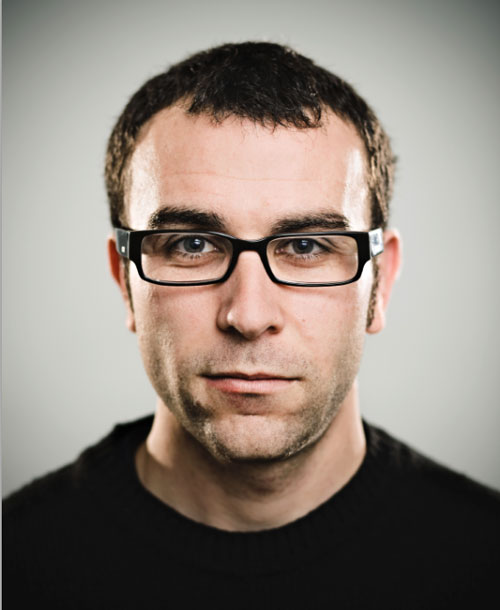
#> input picture portrait.jpg, 500 x 610 px
$ python portrait_words.py -f portrait.jpg   (Python 2 division)
#> lines starting #> are read from the running program, lines starting #| are printed output that depends on the picture
import os
import optparse
import math

from PIL import Image

GRAY = (127, 127, 127)
BLACK = (0, 0, 0)
WHITE = (255, 255, 255)
RED = (255, 0, 0)

def main():
    """
    Retrieves file entered, manipulates it and saves a copy with a new name
    """
    # Parse options
    parser = optparse.OptionParser()
    parser.add_option(
        "-f",
        dest="filename",
        help="Picture to modify",
        metavar="FILE"
    )
    (opts, args) = parser.parse_args()

    # Give user feedback if they forget an option and exit
    mandatory_options = ['filename']
    for option in mandatory_options:
        if not opts.__dict__[option]:
            print "Mandatory option is missing\n"
            parser.print_help()
            exit(-1)

    full_filename =  opts.filename
    if full_filename != None:
        try:
            print 'Beginning portrait word transform...'
            image_data = Image.open(full_filename)
#> image_data is the input picture: PIL image 500x610 RGB; mean R, G, B 140.4, 130, 121.4
            new_image_data = wordize(image_data)
            name = safe_save(full_filename, new_image_data, force_png=True)
            print 'Portrait word transform saved to {0}'.format(name)
        except IOError:
            print "Can not modify " + full_filename
    else:
        print 'Must enter photo in this directory'

def wordize(image_data):
    posterized = black_posterize(image_data)
    transparent = color_to_transparent(posterized, RED, 10)
    text_img = Image.open('output_modified.png')
    output_img = combine_with_mask(transparent, text_img, transparent)
###    transparent_to_color(output_img, WHITE)
    gradient_fill(
        gradient_func_factory(
            (255, 215, 0),
            (178, 34, 34),
            output_img.size
        ),
        output_img
    )
    return output_img

# [62 lines left out: functions combine_with_mask, grayscale_modify, transparent_to_color, not called in this run]

def black_posterize(image):
    '''
    Posterizes an image such that light pixels are rendered red.
    Returns a new image.
    '''
    copy_image = Image.new(image.mode, image.size, (255, 0, 0))
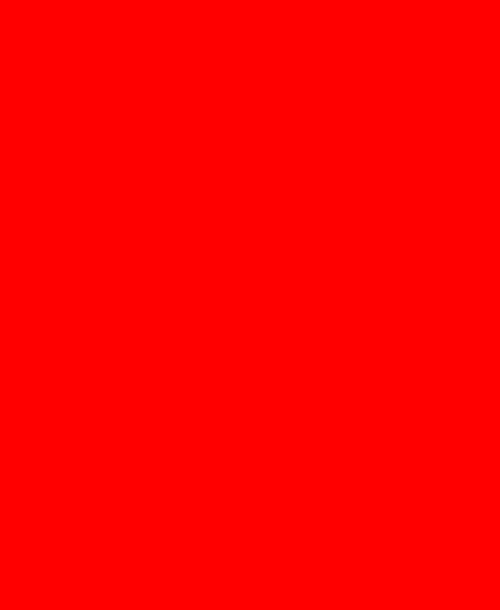
#> copy_image: PIL image 500x610 RGB; mean R, G, B 255, 0, 0
    width, height = copy_image.size
#> width = 500; height = 610
    pixels = image.load()
    copy_pixels = copy_image.load()
    for i in range(width):
        for j in range(height):
            r, g, b = pixels[i, j]
            new_color = split_black_gray(r, g, b)
            if new_color != (r, g, b):
                copy_pixels[i, j] = new_color
#> in wordize, `posterized = black_posterize(image_data)`:
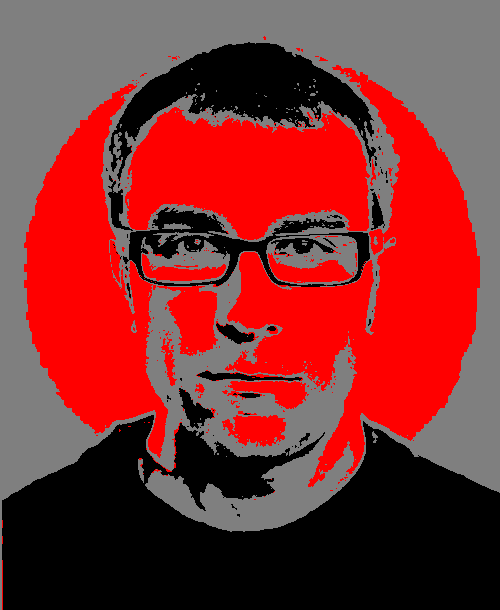
#> posterized: PIL image 500x610 RGB; mean R, G, B 131.1, 48.3, 48.3
    return copy_image

def split_black_gray(red_val, green_val, blue_val):
    '''
    Takes red green and blue values and splits them
    into either black, gray or origional
    returns a tuple of the form (red, green, blue)
    '''
    gray_lower_threshold = 50
    gray_upper_threshold = 200
    black_threshold = 100
    if ((red_val > gray_lower_threshold and red_val < gray_upper_threshold) and
          (green_val > gray_lower_threshold and green_val < gray_upper_threshold) and
          (blue_val > gray_lower_threshold and blue_val < gray_upper_threshold)):
        # TODO make all colors constants at top
        color = GRAY
    elif (red_val < black_threshold and
          green_val < black_threshold and
          blue_val < black_threshold):
        # TODO make all colors constants at top
        color = BLACK
    else:
        color = (red_val, green_val, blue_val)
    return color

# Inverts an image. This operation is done in place and does not return
# a new image.
# @author Sean Gillespie
# [7 lines left out: function invert, not called in this run]

# Given the input image, this method changes all pixels with the exact color
# in the parameters to be transparent. The threshold is required because
# exact colors don't always happen, which is bizarre...
# @author Sean Gillespie
def color_to_transparent(img, color, threshold):
#> called with color = (255, 0, 0), threshold = 10
    converted_img = img.convert('RGBA') # allow manipulation of alpha
    pixels = converted_img.load()
    width, height = converted_img.size
    for x in range(width):
        for y in range(height):
            diff = (
                pixels[x, y][0] - color[0],
                pixels[x, y][1] - color[1],
                pixels[x, y][2] - color[2]
            )
            if (abs(diff[0]) < threshold and
                abs(diff[1]) < threshold and
                abs(diff[2]) < threshold):
                pixels[x, y] = (
                    pixels[x, y][0],
                    pixels[x, y][1],
                    pixels[x, y][2],
                    0
                )
    return converted_img

# [97 lines left out: functions gradient_fill, gradient_func_factory, color_scalar_multiply, color_linear_add, color_weighted_avg, safe_save, not called in this run]


if __name__ == "__main__":
    main()
#> in wordize, `transparent = color_to_transparent(posterized, RED, 10)`:
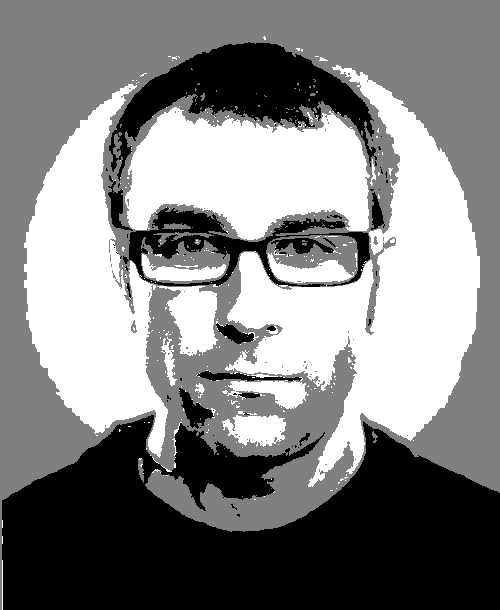
#> transparent: PIL image 500x610 RGBA; mean R, G, B, A 131.1, 48.3, 48.3, 172.2; transparent parts drawn white
